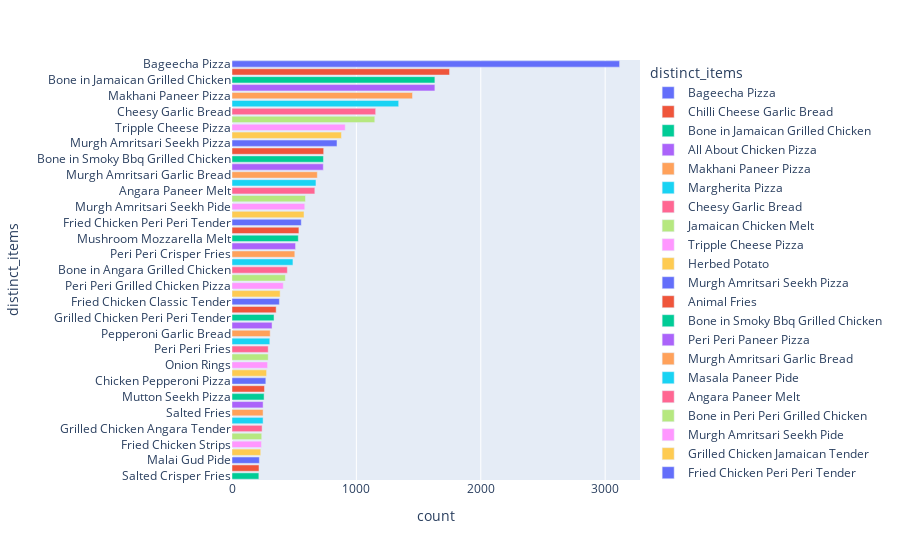

Notebook cell for this chart:
### Code cell
px.bar(
    distinct_items_ordered.filter(pl.col('count_percentage')>1),
    y='distinct_items',
    x='count',
    color='distinct_items',
    orientation='h'
)

### Figure 1 — Plotly figure (JSON) as saved in the notebook; plotly's stock layout.template omitted (floating-point values rounded to 4 significant figures)
{"data": [{"hovertemplate": "distinct_items=%{y}<br>count=%{x}<extra></extra>", "legendgroup": "Bageecha Pizza", "marker": {"color": "#636efa", "pattern": {"shape": ""}}, "name": "Bageecha Pizza", "orientation": "h", "showlegend": true, "textposition": "auto", "type": "bar", "x": [3116], "xaxis": "x", "y": ["Bageecha Pizza"], "yaxis": "y"}, {"hovertemplate": "distinct_items=%{y}<br>count=%{x}<extra></extra>", "legendgroup": "Chilli Cheese Garlic Bread", "marker": {"color": "#EF553B", "pattern": {"shape": ""}}, "name": "Chilli Cheese Garlic Bread", "orientation": "h", "showlegend": true, "textposition": "auto", "type": "bar", "x": [1749], "xaxis": "x", "y": ["Chilli Cheese Garlic Bread"], "yaxis": "y"}, {"hovertemplate": "distinct_items=%{y}<br>count=%{x}<extra></extra>", "legendgroup": "Bone in Jamaican Grilled Chicken", "marker": {"color": "#00cc96", "pattern": {"shape": ""}}, "name": "Bone in Jamaican Grilled Chicken", "orientation": "h", "showlegend": true, "textposition": "auto", "type": "bar", "x": [1631], "xaxis": "x", "y": ["Bone in Jamaican Grilled Chicken"], "yaxis": "y"}, {"hovertemplate": "distinct_items=%{y}<br>count=%{x}<extra></extra>", "legendgroup": "All About Chicken Pizza", "marker": {"color": "#ab63fa", "pattern": {"shape": ""}}, "name": "All About Chicken Pizza", "orientation": "h", "showlegend": true, "textposition": "auto", "type": "bar", "x": [1631], "xaxis": "x", "y": ["All About Chicken Pizza"], "yaxis": "y"}, {"hovertemplate": "distinct_items=%{y}<br>count=%{x}<extra></extra>", "legendgroup": "Makhani Paneer Pizza", "marker": {"color": "#FFA15A", "pattern": {"shape": ""}}, "name": "Makhani Paneer Pizza", "orientation": "h", "showlegend": true, "textposition": "auto", "type": "bar", "x": [1451], "xaxis": "x", "y": ["Makhani Paneer Pizza"], "yaxis": "y"}, {"hovertemplate": "distinct_items=%{y}<br>count=%{x}<extra></extra>", "legendgroup": "Margherita Pizza", "marker": {"color": "#19d3f3", "pattern": {"shape": ""}}, "name": "Margherita Pizza", "orientation": "h", "showlegend": true, "textposition": "auto", "type": "bar", "x": [1340], "xaxis": "x", "y": ["Margherita Pizza"], "yaxis": "y"}, {"hovertemplate": "distinct_items=%{y}<br>count=%{x}<extra></extra>", "legendgroup": "Cheesy Garlic Bread", "marker": {"color": "#FF6692", "pattern": {"shape": ""}}, "name": "Cheesy Garlic Bread", "orientation": "h", "showlegend": true, "textposition": "auto", "type": "bar", "x": [1155], "xaxis": "x", "y": ["Cheesy Garlic Bread"], "yaxis": "y"}, {"hovertemplate": "distinct_items=%{y}<br>count=%{x}<extra></extra>", "legendgroup": "Jamaican Chicken Melt", "marker": {"color": "#B6E880", "pattern": {"shape": ""}}, "name": "Jamaican Chicken Melt", "orientation": "h", "showlegend": true, "textposition": "auto", "type": "bar", "x": [1148], "xaxis": "x", "y": ["Jamaican Chicken Melt"], "yaxis": "y"}, {"hovertemplate": "distinct_items=%{y}<br>count=%{x}<extra></extra>", "legendgroup": "Tripple Cheese Pizza", "marker": {"color": "#FF97FF", "pattern": {"shape": ""}}, "name": "Tripple Cheese Pizza", "orientation": "h", "showlegend": true, "textposition": "auto", "type": "bar", "x": [910], "xaxis": "x", "y": ["Tripple Cheese Pizza"], "yaxis": "y"}, {"hovertemplate": "distinct_items=%{y}<br>count=%{x}<extra></extra>", "legendgroup": "Herbed Potato", "marker": {"color": "#FECB52", "pattern": {"shape": ""}}, "name": "Herbed Potato", "orientation": "h", "showlegend": true, "textposition": "auto", "type": "bar", "x": [880], "xaxis": "x", "y": ["Herbed Potato"], "yaxis": "y"}, {"hovertemplate": "distinct_items=%{y}<br>count=%{x}<extra></extra>", "legendgroup": "Murgh Amritsari Seekh Pizza", "marker": {"color": "#636efa", "pattern": {"shape": ""}}, "name": "Murgh Amritsari Seekh Pizza", "orientation": "h", "showlegend": true, "textposition": "auto", "type": "bar", "x": [844], "xaxis": "x", "y": ["Murgh Amritsari Seekh Pizza"], "yaxis": "y"}, {"hovertemplate": "distinct_items=%{y}<br>count=%{x}<extra></extra>", "legendgroup": "Animal Fries", "marker": {"color": "#EF553B", "pattern": {"shape": ""}}, "name": "Animal Fries", "orientation": "h", "showlegend": true, "textposition": "auto", "type": "bar", "x": [737], "xaxis": "x", "y": ["Animal Fries"], "yaxis": "y"}, {"hovertemplate": "distinct_items=%{y}<br>count=%{x}<extra></extra>", "legendgroup": "Bone in Smoky Bbq Grilled Chicken", "marker": {"color": "#00cc96", "pattern": {"shape": ""}}, "name": "Bone in Smoky Bbq Grilled Chicken", "orientation": "h", "showlegend": true, "textposition": "auto", "type": "bar", "x": [735], "xaxis": "x", "y": ["Bone in Smoky Bbq Grilled Chicken"], "yaxis": "y"}, {"hovertemplate": "distinct_items=%{y}<br>count=%{x}<extra></extra>", "legendgroup": "Peri Peri Paneer Pizza", "marker": {"color": "#ab63fa", "pattern": {"shape": ""}}, "name": "Peri Peri Paneer Pizza", "orientation": "h", "showlegend": true, "textposition": "auto", "type": "bar", "x": [734], "xaxis": "x", "y": ["Peri Peri Paneer Pizza"], "yaxis": "y"}, {"hovertemplate": "distinct_items=%{y}<br>count=%{x}<extra></extra>", "legendgroup": "Murgh Amritsari Garlic Bread", "marker": {"color": "#FFA15A", "pattern": {"shape": ""}}, "name": "Murgh Amritsari Garlic Bread", "orientation": "h", "showlegend": true, "textposition": "auto", "type": "bar", "x": [686], "xaxis": "x", "y": ["Murgh Amritsari Garlic Bread"], "yaxis": "y"}, {"hovertemplate": "distinct_items=%{y}<br>count=%{x}<extra></extra>", "legendgroup": "Masala Paneer Pide", "marker": {"color": "#19d3f3", "pattern": {"shape": ""}}, "name": "Masala Paneer Pide", "orientation": "h", "showlegend": true, "textposition": "auto", "type": "bar", "x": [675], "xaxis": "x", "y": ["Masala Paneer Pide"], "yaxis": "y"}, {"hovertemplate": "distinct_items=%{y}<br>count=%{x}<extra></extra>", "legendgroup": "Angara Paneer Melt", "marker": {"color": "#FF6692", "pattern": {"shape": ""}}, "name": "Angara Paneer Melt", "orientation": "h", "showlegend": true, "textposition": "auto", "type": "bar", "x": [666], "xaxis": "x", "y": ["Angara Paneer Melt"], "yaxis": "y"}, {"hovertemplate": "distinct_items=%{y}<br>count=%{x}<extra></extra>", "legendgroup": "Bone in Peri Peri Grilled Chicken", "marker": {"color": "#B6E880", "pattern": {"shape": ""}}, "name": "Bone in Peri Peri Grilled Chicken", "orientation": "h", "showlegend": true, "textposition": "auto", "type": "bar", "x": [591], "xaxis": "x", "y": ["Bone in Peri Peri Grilled Chicken"], "yaxis": "y"}, {"hovertemplate": "distinct_items=%{y}<br>count=%{x}<extra></extra>", "legendgroup": "Murgh Amritsari Seekh Pide", "marker": {"color": "#FF97FF", "pattern": {"shape": ""}}, "name": "Murgh Amritsari Seekh Pide", "orientation": "h", "showlegend": true, "textposition": "auto", "type": "bar", "x": [585], "xaxis": "x", "y": ["Murgh Amritsari Seekh Pide"], "yaxis": "y"}, {"hovertemplate": "distinct_items=%{y}<br>count=%{x}<extra></extra>", "legendgroup": "Grilled Chicken Jamaican Tender", "marker": {"color": "#FECB52", "pattern": {"shape": ""}}, "name": "Grilled Chicken Jamaican Tender", "orientation": "h", "showlegend": true, "textposition": "auto", "type": "bar", "x": [579], "xaxis": "x", "y": ["Grilled Chicken Jamaican Tender"], "yaxis": "y"}, {"hovertemplate": "distinct_items=%{y}<br>count=%{x}<extra></extra>", "legendgroup": "Fried Chicken Peri Peri Tender", "marker": {"color": "#636efa", "pattern": {"shape": ""}}, "name": "Fried Chicken Peri Peri Tender", "orientation": "h", "showlegend": true, "textposition": "auto", "type": "bar", "x": [557], "xaxis": "x", "y": ["Fried Chicken Peri Peri Tender"], "yaxis": "y"}, {"hovertemplate": "distinct_items=%{y}<br>count=%{x}<extra></extra>", "legendgroup": "Just Pepperoni Pizza", "marker": {"color": "#EF553B", "pattern": {"shape": ""}}, "name": "Just Pepperoni Pizza", "orientation": "h", "showlegend": true, "textposition": "auto", "type": "bar", "x": [538], "xaxis": "x", "y": ["Just Pepperoni Pizza"], "yaxis": "y"}, {"hovertemplate": "distinct_items=%{y}<br>count=%{x}<extra></extra>", "legendgroup": "Mushroom Mozzarella Melt", "marker": {"color": "#00cc96", "pattern": {"shape": ""}}, "name": "Mushroom Mozzarella Melt", "orientation": "h", "showlegend": true, "textposition": "auto", "type": "bar", "x": [533], "xaxis": "x", "y": ["Mushroom Mozzarella Melt"], "yaxis": "y"}, {"hovertemplate": "distinct_items=%{y}<br>count=%{x}<extra></extra>", "legendgroup": "Murgh Amritsari Seekh Melt", "marker": {"color": "#ab63fa", "pattern": {"shape": ""}}, "name": "Murgh Amritsari Seekh Melt", "orientation": "h", "showlegend": true, "textposition": "auto", "type": "bar", "x": [511], "xaxis": "x", "y": ["Murgh Amritsari Seekh Melt"], "yaxis": "y"}, {"hovertemplate": "distinct_items=%{y}<br>count=%{x}<extra></extra>", "legendgroup": "Peri Peri Crisper Fries", "marker": {"color": "#FFA15A", "pattern": {"shape": ""}}, "name": "Peri Peri Crisper Fries", "orientation": "h", "showlegend": true, "textposition": "auto", "type": "bar", "x": [505], "xaxis": "x", "y": ["Peri Peri Crisper Fries"], "yaxis": "y"}, {"hovertemplate": "distinct_items=%{y}<br>count=%{x}<extra></extra>", "legendgroup": "Bone in Kabuli Grilled Chicken", "marker": {"color": "#19d3f3", "pattern": {"shape": ""}}, "name": "Bone in Kabuli Grilled Chicken", "orientation": "h", "showlegend": true, "textposition": "auto", "type": "bar", "x": [490], "xaxis": "x", "y": ["Bone in Kabuli Grilled Chicken"], "yaxis": "y"}, {"hovertemplate": "distinct_items=%{y}<br>count=%{x}<extra></extra>", "legendgroup": "Bone in Angara Grilled Chicken", "marker": {"color": "#FF6692", "pattern": {"shape": ""}}, "name": "Bone in Angara Grilled Chicken", "orientation": "h", "showlegend": true, "textposition": "auto", "type": "bar", "x": [445], "xaxis": "x", "y": ["Bone in Angara Grilled Chicken"], "yaxis": "y"}, {"hovertemplate": "distinct_items=%{y}<br>count=%{x}<extra></extra>", "legendgroup": "Mushroom Pizza", "marker": {"color": "#B6E880", "pattern": {"shape": ""}}, "name": "Mushroom Pizza", "orientation": "h", "showlegend": true, "textposition": "auto", "type": "bar", "x": [429], "xaxis": "x", "y": ["Mushroom Pizza"], "yaxis": "y"}, {"hovertemplate": "distinct_items=%{y}<br>count=%{x}<extra></extra>", "legendgroup": "Peri Peri Grilled Chicken Pizza", "marker": {"color": "#FF97FF", "pattern": {"shape": ""}}, "name": "Peri Peri Grilled Chicken Pizza", "orientation": "h", "showlegend": true, "textposition": "auto", "type": "bar", "x": [412], "xaxis": "x", "y": ["Peri Peri Grilled Chicken Pizza"], "yaxis": "y"}, {"hovertemplate": "distinct_items=%{y}<br>count=%{x}<extra></extra>", "legendgroup": "Grilled Chicken Smoky BBQ Tender", "marker": {"color": "#FECB52", "pattern": {"shape": ""}}, "name": "Grilled Chicken Smoky BBQ Tender", "orientation": "h", "showlegend": true, "textposition": "auto", "type": "bar", "x": [387], "xaxis": "x", "y": ["Grilled Chicken Smoky BBQ Tender"], "yaxis": "y"}, {"hovertemplate": "distinct_items=%{y}<br>count=%{x}<extra></extra>", "legendgroup": "Fried Chicken Classic Tender", "marker": {"color": "#636efa", "pattern": {"shape": ""}}, "name": "Fried Chicken Classic Tender", "orientation": "h", "showlegend": true, "textposition": "auto", "type": "bar", "x": [381], "xaxis": "x", "y": ["Fried Chicken Classic Tender"], "yaxis": "y"}, {"hovertemplate": "distinct_items=%{y}<br>count=%{x}<extra></extra>", "legendgroup": "Fried Chicken Angara Tender", "marker": {"color": "#EF553B", "pattern": {"shape": ""}}, "name": "Fried Chicken Angara Tender", "orientation": "h", "showlegend": true, "textposition": "auto", "type": "bar", "x": [355], "xaxis": "x", "y": ["Fried Chicken Angara Tender"], "yaxis": "y"}, {"hovertemplate": "distinct_items=%{y}<br>count=%{x}<extra></extra>", "legendgroup": "Grilled Chicken Peri Peri Tender", "marker": {"color": "#00cc96", "pattern": {"shape": ""}}, "name": "Grilled Chicken Peri Peri Tender", "orientation": "h", "showlegend": true, "textposition": "auto", "type": "bar", "x": [338], "xaxis": "x", "y": ["Grilled Chicken Peri Peri Tender"], "yaxis": "y"}, {"hovertemplate": "distinct_items=%{y}<br>count=%{x}<extra></extra>", "legendgroup": "Peri Peri Chicken Melt", "marker": {"color": "#ab63fa", "pattern": {"shape": ""}}, "name": "Peri Peri Chicken Melt", "orientation": "h", "showlegend": true, "textposition": "auto", "type": "bar", "x": [322], "xaxis": "x", "y": ["Peri Peri Chicken Melt"], "yaxis": "y"}, {"hovertemplate": "distinct_items=%{y}<br>count=%{x}<extra></extra>", "legendgroup": "Pepperoni Garlic Bread", "marker": {"color": "#FFA15A", "pattern": {"shape": ""}}, "name": "Pepperoni Garlic Bread", "orientation": "h", "showlegend": true, "textposition": "auto", "type": "bar", "x": [307], "xaxis": "x", "y": ["Pepperoni Garlic Bread"], "yaxis": "y"}, {"hovertemplate": "distinct_items=%{y}<br>count=%{x}<extra></extra>", "legendgroup": "Bellpepper Onion Pizza", "marker": {"color": "#19d3f3", "pattern": {"shape": ""}}, "name": "Bellpepper Onion Pizza", "orientation": "h", "showlegend": true, "textposition": "auto", "type": "bar", "x": [304], "xaxis": "x", "y": ["Bellpepper Onion Pizza"], "yaxis": "y"}, {"hovertemplate": "distinct_items=%{y}<br>count=%{x}<extra></extra>", "legendgroup": "Peri Peri Fries", "marker": {"color": "#FF6692", "pattern": {"shape": ""}}, "name": "Peri Peri Fries", "orientation": "h", "showlegend": true, "textposition": "auto", "type": "bar", "x": [291], "xaxis": "x", "y": ["Peri Peri Fries"], "yaxis": "y"}, {"hovertemplate": "distinct_items=%{y}<br>count=%{x}<extra></extra>", "legendgroup": "Spinach Sumac Pide", "marker": {"color": "#B6E880", "pattern": {"shape": ""}}, "name": "Spinach Sumac Pide", "orientation": "h", "showlegend": true, "textposition": "auto", "type": "bar", "x": [291], "xaxis": "x", "y": ["Spinach Sumac Pide"], "yaxis": "y"}, {"hovertemplate": "distinct_items=%{y}<br>count=%{x}<extra></extra>", "legendgroup": "Onion Rings", "marker": {"color": "#FF97FF", "pattern": {"shape": ""}}, "name": "Onion Rings", "orientation": "h", "showlegend": true, "textposition": "auto", "type": "bar", "x": [286], "xaxis": "x", "y": ["Onion Rings"], "yaxis": "y"}, {"hovertemplate": "distinct_items=%{y}<br>count=%{x}<extra></extra>", "legendgroup": "Mutton Seekh Pide", "marker": {"color": "#FECB52", "pattern": {"shape": ""}}, "name": "Mutton Seekh Pide", "orientation": "h", "showlegend": true, "textposition": "auto", "type": "bar", "x": [278], "xaxis": "x", "y": ["Mutton Seekh Pide"], "yaxis": "y"}, {"hovertemplate": "distinct_items=%{y}<br>count=%{x}<extra></extra>", "legendgroup": "Chicken Pepperoni Pizza", "marker": {"color": "#636efa", "pattern": {"shape": ""}}, "name": "Chicken Pepperoni Pizza", "orientation": "h", "showlegend": true, "textposition": "auto", "type": "bar", "x": [272], "xaxis": "x", "y": ["Chicken Pepperoni Pizza"], "yaxis": "y"}, {"hovertemplate": "distinct_items=%{y}<br>count=%{x}<extra></extra>", "legendgroup": "OG Cheese Pide", "marker": {"color": "#EF553B", "pattern": {"shape": ""}}, "name": "OG Cheese Pide", "orientation": "h", "showlegend": true, "textposition": "auto", "type": "bar", "x": [261], "xaxis": "x", "y": ["OG Cheese Pide"], "yaxis": "y"}, {"hovertemplate": "distinct_items=%{y}<br>count=%{x}<extra></extra>", "legendgroup": "Mutton Seekh Pizza", "marker": {"color": "#00cc96", "pattern": {"shape": ""}}, "name": "Mutton Seekh Pizza", "orientation": "h", "showlegend": true, "textposition": "auto", "type": "bar", "x": [258], "xaxis": "x", "y": ["Mutton Seekh Pizza"], "yaxis": "y"}, {"hovertemplate": "distinct_items=%{y}<br>count=%{x}<extra></extra>", "legendgroup": "Just Pepperoni Pide", "marker": {"color": "#ab63fa", "pattern": {"shape": ""}}, "name": "Just Pepperoni Pide", "orientation": "h", "showlegend": true, "textposition": "auto", "type": "bar", "x": [250], "xaxis": "x", "y": ["Just Pepperoni Pide"], "yaxis": "y"}, {"hovertemplate": "distinct_items=%{y}<br>count=%{x}<extra></extra>", "legendgroup": "Salted Fries", "marker": {"color": "#FFA15A", "pattern": {"shape": ""}}, "name": "Salted Fries", "orientation": "h", "showlegend": true, "textposition": "auto", "type": "bar", "x": [250], "xaxis": "x", "y": ["Salted Fries"], "yaxis": "y"}, {"hovertemplate": "distinct_items=%{y}<br>count=%{x}<extra></extra>", "legendgroup": "Garlic Aioli", "marker": {"color": "#19d3f3", "pattern": {"shape": ""}}, "name": "Garlic Aioli", "orientation": "h", "showlegend": true, "textposition": "auto", "type": "bar", "x": [250], "xaxis": "x", "y": ["Garlic Aioli"], "yaxis": "y"}, {"hovertemplate": "distinct_items=%{y}<br>count=%{x}<extra></extra>", "legendgroup": "Grilled Chicken Angara Tender", "marker": {"color": "#FF6692", "pattern": {"shape": ""}}, "name": "Grilled Chicken Angara Tender", "orientation": "h", "showlegend": true, "textposition": "auto", "type": "bar", "x": [242], "xaxis": "x", "y": ["Grilled Chicken Angara Tender"], "yaxis": "y"}, {"hovertemplate": "distinct_items=%{y}<br>count=%{x}<extra></extra>", "legendgroup": "Fried Chicken Ghostbuster Tender", "marker": {"color": "#B6E880", "pattern": {"shape": ""}}, "name": "Fried Chicken Ghostbuster Tender", "orientation": "h", "showlegend": true, "textposition": "auto", "type": "bar", "x": [239], "xaxis": "x", "y": ["Fried Chicken Ghostbuster Tender"], "yaxis": "y"}, {"hovertemplate": "distinct_items=%{y}<br>count=%{x}<extra></extra>", "legendgroup": "Fried Chicken Strips", "marker": {"color": "#FF97FF", "pattern": {"shape": ""}}, "name": "Fried Chicken Strips", "orientation": "h", "showlegend": true, "textposition": "auto", "type": "bar", "x": [237], "xaxis": "x", "y": ["Fried Chicken Strips"], "yaxis": "y"}, {"hovertemplate": "distinct_items=%{y}<br>count=%{x}<extra></extra>", "legendgroup": "Tipsy Tiger Fresh Lime Soda", "marker": {"color": "#FECB52", "pattern": {"shape": ""}}, "name": "Tipsy Tiger Fresh Lime Soda", "orientation": "h", "showlegend": true, "textposition": "auto", "type": "bar", "x": [231], "xaxis": "x", "y": ["Tipsy Tiger Fresh Lime Soda"], "yaxis": "y"}, {"hovertemplate": "distinct_items=%{y}<br>count=%{x}<extra></extra>", "legendgroup": "Malai Gud Pide", "marker": {"color": "#636efa", "pattern": {"shape": ""}}, "name": "Malai Gud Pide", "orientation": "h", "showlegend": true, "textposition": "auto", "type": "bar", "x": [220], "xaxis": "x", "y": ["Malai Gud Pide"], "yaxis": "y"}, {"hovertemplate": "distinct_items=%{y}<br>count=%{x}<extra></extra>", "legendgroup": "Masala Potato Pide", "marker": {"color": "#EF553B", "pattern": {"shape": ""}}, "name": "Masala Potato Pide", "orientation": "h", "showlegend": true, "textposition": "auto", "type": "bar", "x": [217], "xaxis": "x", "y": ["Masala Potato Pide"], "yaxis": "y"}, {"hovertemplate": "distinct_items=%{y}<br>count=%{x}<extra></extra>", "legendgroup": "Salted Crisper Fries", "marker": {"color": "#00cc96", "pattern": {"shape": ""}}, "name": "Salted Crisper Fries", "orientation": "h", "showlegend": true, "textposition": "auto", "type": "bar", "x": [216], "xaxis": "x", "y": ["Salted Crisper Fries"], "yaxis": "y"}], "layout": {"barmode": "relative", "legend": {"title": {"text": "distinct_items"}, "tracegroupgap": 0}, "margin": {"t": 60}, "xaxis": {"anchor": "y", "domain": [0, 1], "title": {"text": "count"}}, "yaxis": {"anchor": "x", "categoryarray": ["Salted Crisper Fries", "Masala Potato Pide", "Malai Gud Pide", "Tipsy Tiger Fresh Lime Soda", "Fried Chicken Strips", "Fried Chicken Ghostbuster Tender", "Grilled Chicken Angara Tender", "Garlic Aioli", "Salted Fries", "Just Pepperoni Pide", "Mutton Seekh Pizza", "OG Cheese Pide", "Chicken Pepperoni Pizza", "Mutton Seekh Pide", "Onion Rings", "Spinach Sumac Pide", "Peri Peri Fries", "Bellpepper Onion Pizza", "Pepperoni Garlic Bread", "Peri Peri Chicken Melt", "Grilled Chicken Peri Peri Tender", "Fried Chicken Angara Tender", "Fried Chicken Classic Tender", "Grilled Chicken Smoky BBQ Tender", "Peri Peri Grilled Chicken Pizza", "Mushroom Pizza", "Bone in Angara Grilled Chicken", "Bone in Kabuli Grilled Chicken", "Peri Peri Crisper Fries", "Murgh Amritsari Seekh Melt", "Mushroom Mozzarella Melt", "Just Pepperoni Pizza", "Fried Chicken Peri Peri Tender", "Grilled Chicken Jamaican Tender", "Murgh Amritsari Seekh Pide", "Bone in Peri Peri Grilled Chicken", "Angara Paneer Melt", "Masala Paneer Pide", "Murgh Amritsari Garlic Bread", "Peri Peri Paneer Pizza", "Bone in Smoky Bbq Grilled Chicken", "Animal Fries", "Murgh Amritsari Seekh Pizza", "Herbed Potato", "Tripple Cheese Pizza", "Jamaican Chicken Melt", "Cheesy Garlic Bread", "Margherita Pizza", "Makhani Paneer Pizza", "All About Chicken Pizza", "Bone in Jamaican Grilled Chicken", "Chilli Cheese Garlic Bread", "Bageecha Pizza"], "categoryorder": "array", "domain": [0, 1], "title": {"text": "distinct_items"}}}}
